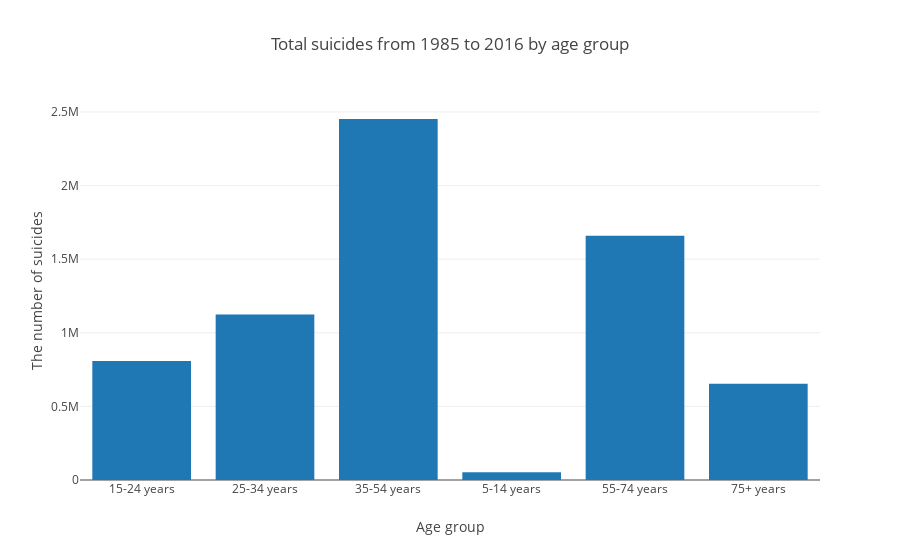

This figure's notebook cell:
### Markdown cell above
Также будем использовать библиотеку plotly.

### Code cell
trace0 = go.Bar(
    x=master_su.index,
    y=master_su.suicides_no,
    name='suicides_no'
)

data = [trace0]
layout = {'title': 'Total suicides from 1985 to 2016 by age group',
         'xaxis': {'title': 'Age group'},
         'yaxis': {'title': 'The number of suicides'}
}

fig = go.Figure(data=data, layout=layout)

iplot(fig, show_link=False)

### Figure 1 — Plotly figure (JSON) as saved in the notebook; plotly's stock layout.template omitted (floating-point values rounded to 4 significant figures)
{"data": [{"name": "suicides_no", "type": "bar", "uid": "f1d7d0d6-8e87-4a22-9c4b-9d1d245aaefa", "x": ["15-24 years", "25-34 years", "35-54 years", "5-14 years", "55-74 years", "75+ years"], "y": [808542, 1123912, 2452141, 52264, 1658443, 653118]}], "layout": {"title": "Total suicides from 1985 to 2016 by age group", "xaxis": {"title": "Age group"}, "yaxis": {"title": "The number of suicides"}}}
